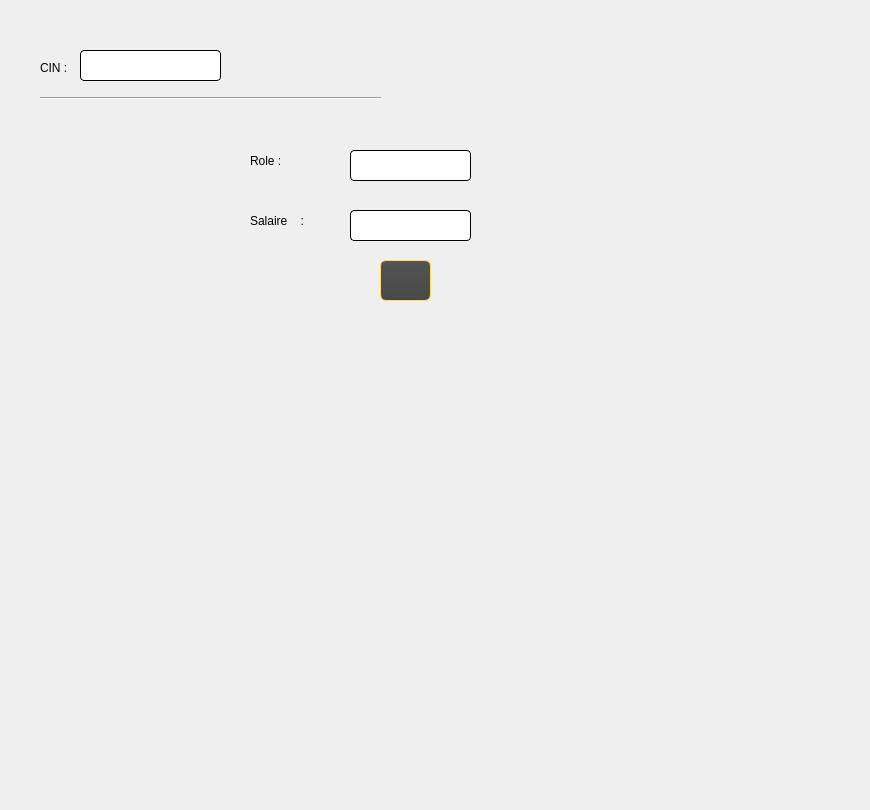
      <widget class="QWidget" name="tab_126">
       <attribute name="title">
        <string>Modifier un employé</string>
       </attribute>
       <widget class="QLabel" name="label_CinModification_4">
        <property name="geometry">
         <rect>
          <x>40</x>
          <y>60</y>
          <width>56</width>
          <height>16</height>
         </rect>
        </property>
        <property name="styleSheet">
         <string notr="true">font: 87 8pt &quot;Segoe UI Black&quot;;</string>
        </property>
        <property name="text">
         <string>CIN :</string>
        </property>
       </widget>
       <widget class="QLineEdit" name="lineEdit_CinModification_4">
        <property name="geometry">
         <rect>
          <x>80</x>
          <y>50</y>
          <width>141</width>
          <height>31</height>
         </rect>
        </property>
        <property name="styleSheet">
         <string notr="true">QLineEdit {
background-color: #ffffff;
border: 1px solid #000000;
border-radius: 4px;
padding: 4px;
}

QLineEdit:hover {
border-color: #1e90ff;
}

QLineEdit:focus {
border-color: #1e90ff;
}</string>
        </property>
       </widget>
       <widget class="QLineEdit" name="lineEdit_PosteModification_4">
        <property name="geometry">
         <rect>
          <x>350</x>
          <y>150</y>
          <width>121</width>
          <height>31</height>
         </rect>
        </property>
        <property name="styleSheet">
         <string notr="true">QLineEdit {
background-color: #ffffff;
border: 1px solid #000000;
border-radius: 4px;
padding: 4px;
}

QLineEdit:hover {
border-color: #1e90ff;
}

QLineEdit:focus {
border-color: #1e90ff;
}</string>
        </property>
       </widget>
       <widget class="QLabel" name="label_PosteModification_4">
        <property name="geometry">
         <rect>
          <x>250</x>
          <y>150</y>
          <width>71</width>
          <height>21</height>
         </rect>
        </property>
        <property name="styleSheet">
         <string notr="true">font: 87 8pt &quot;Segoe UI Black&quot;;</string>
        </property>
        <property name="text">
         <string>Role :</string>
        </property>
       </widget>
       <widget class="QLineEdit" name="lineEdit_SalaireModification_4">
        <property name="geometry">
         <rect>
          <x>350</x>
          <y>210</y>
          <width>121</width>
          <height>31</height>
         </rect>
        </property>
        <property name="styleSheet">
         <string notr="true">QLineEdit {
background-color: #ffffff;
border: 1px solid #000000;
border-radius: 4px;
padding: 4px;
}

QLineEdit:hover {
border-color: #1e90ff;
}

QLineEdit:focus {
border-color: #1e90ff;
}</string>
        </property>
       </widget>
       <widget class="QLabel" name="label_159">
        <property name="geometry">
         <rect>
          <x>250</x>
          <y>210</y>
          <width>71</width>
          <height>21</height>
         </rect>
        </property>
        <property name="styleSheet">
         <string notr="true">font: 87 8pt &quot;Segoe UI Black&quot;;</string>
        </property>
        <property name="text">
         <string>Salaire    :</string>
        </property>
       </widget>
       <widget class="QPushButton" name="pushButton_ModifierEmploye_4">
        <property name="geometry">
         <rect>
          <x>380</x>
          <y>260</y>
          <width>51</width>
          <height>41</height>
         </rect>
        </property>
        <property name="styleSheet">
         <string notr="true">QToolTip
{
     border: 1px solid blue;
     background-color: #ffffff;
     padding: 1px;
     border-radius: 3px;
     opacity: 100;
}

QWidget
{
    color: #b1b1b1;
    background-color: #ffffff;
}

QWidget:item:hover
{
    background-color: QLinearGradient( x1: 0, y1: 0, x2: 0, y2: 1, stop: 0 #ffffff, stop: 1 #ffffff);
    color: #ffffff;
}

QWidget:item:selected
{
    background-color: QLinearGradient( x1: 0, y1: 0, x2: 0, y2: 1, stop: 0 #ffde59, stop: 1 #ffde59);
}

QMenuBar::item
{
    background: transparent;
}

QMenuBar::item:selected
{
    background: transparent;
    border: 1px solid #ffaa00;
}

QMenuBar::item:pressed
{
    background: #ffde59;
    border: 1px solid #000;
    background-color: QLinearGradient(
        x1:0, y1:0,
        x2:0, y2:1,
        stop:1 #212121,
        stop:0.4 #343434/*,
        stop:0.2 #343434,
        stop:0.1 #ffaa00*/
    );
    margin-bottom:-1px;
    padding-bottom:1px;
}

QMenu
{
    border: 1px solid #000;
}

QMenu::item
{
    padding: 2px 20px 2px 20px;
}

QMenu::item:selected
{
    color: #000000;
}

QWidget:disabled
{
    color: #404040;
    background-color: #323232;
}

QAbstractItemView
{
    background-color: QLinearGradient( x1: 0, y1: 0, x2: 0, y2: 1, stop: 0 #4d4d4d, stop: 0.1 #646464, stop: 1 #5d5d5d);
}

QWidget:focus
{
    /*border: 2px solid QLinearGradient( x1: 0, y1: 0, x2: 0, y2: 1, stop: 0 #ffa02f, stop: 1 #d7801a);*/
}

QLineEdit
{
    background-color: QLinearGradient( x1: 0, y1: 0, x2: 0, y2: 1, stop: 0 #4d4d4d, stop: 0 #646464, stop: 1 #5d5d5d);
    padding: 1px;
    border-style: solid;
    border: 1px solid #1e1e1e;
    border-radius: 5;
}

QPushButton
{
    color: #b1b1b1;
    background-color: QLinearGradient( x1: 0, y1: 0, x2: 0, y2: 1, stop: 0 #565656, stop: 0.1 #525252, stop: 0.5 #4e4e4e, stop: 0.9 #4a4a4a, stop: 1 #464646);
    border-width: 1px;
    border-color: #ffde59;
    border-style: solid;
    border-radius: 6;
    padding: 3px;
    font-size: 12px;
    padding-left: 5px;
    padding-right: 5px;
}

QPushButton:pressed
{
    background-color: QLinearGradient( x1: 0, y1: 0, x2: 0, y2: 1, stop: 0 #2d2d2d, stop: 0.1 #2b2b2b, stop: 0.5 #292929, stop: 0.9 #282828, stop: 1 #252525);
}

QComboBox
{
    selection-background-color: #ffaa00;
    background-color: QLinearGradient( x1: 0, y1: 0, x2: 0, y2: 1, stop: 0 #565656, stop: 0.1 #525252, stop: 0.5 #4e4e4e, stop: 0.9 #4a4a4a, stop: 1 #464646);
    border-style: solid;
    border: 1px solid #1e1e1e;
    border-radius: 5;
}

QComboBox:hover,QPushButton:hover
{
    border: 2px solid QLinearGradient( x1: 0, y1: 0, x2: 0, y2: 1, stop: 0 #ffa02f, stop: 1 #d7801a);
}


QComboBox:on
{
    padding-top: 3px;
    padding-left: 4px;
    background-color: QLinearGradient( x1: 0, y1: 0, x2: 0, y2: 1, stop: 0 #2d2d2d, stop: 0.1 #2b2b2b, stop: 0.5 #292929, stop: 0.9 #282828, stop: 1 #252525);
    selection-background-color: #ffaa00;
}

QComboBox QAbstractItemView
{
    border: 2px solid darkgray;
    selection-background-color: QLinearGradient( x1: 0, y1: 0, x2: 0, y2: 1, stop: 0 #ffa02f, stop: 1 #d7801a);
}

QComboBox::drop-down
{
     subcontrol-origin: padding;
     subcontrol-position: top right;
     width: 15px;

     border-left-width: 0px;
     border-left-color: darkgray;
     border-left-style: solid; /* just a single line */
     border-top-right-radius: 3px; /* same radius as the QComboBox */
     border-bottom-right-radius: 3px;
 }

QComboBox::down-arrow
{
     image: url(:/down_arrow.png);
}

QGroupBox:focus
{
border: 2px solid QLinearGradient( x1: 0, y1: 0, x2: 0, y2: 1, stop: 0 #ffa02f, stop: 1 #d7801a);
}

QTextEdit:focus
{
    border: 2px solid QLinearGradient( x1: 0, y1: 0, x2: 0, y2: 1, stop: 0 #ffa02f, stop: 1 #d7801a);
}

QScrollBar:horizontal {
     border: 1px solid #222222;
     background: QLinearGradient( x1: 0, y1: 0, x2: 0, y2: 1, stop: 0.0 #ffde59, stop: 0.2 #ffde59, stop: 1 #ffde59);
     height: 7px;
     margin: 0px 16px 0 16px;
}

QScrollBar::handle:horizontal
{
      background: QLinearGradient( x1: 0, y1: 0, x2: 1, y2: 0, stop: 0 #ffde59, stop: 0.5 #ffde59, stop: 1 #ffde59);
      min-height: 20px;
      border-radius: 2px;
}

QScrollBar::add-line:horizontal {
      border: 1px solid #1b1b19;
      border-radius: 2px;
      background: QLinearGradient( x1: 0, y1: 0, x2: 1, y2: 0, stop: 0 #ffde59, stop: 1 #ffde59);
      width: 14px;
      subcontrol-position: right;
      subcontrol-origin: margin;
}

QScrollBar::sub-line:horizontal {
      border: 1px solid #1b1b19;
      border-radius: 2px;
      background: QLinearGradient( x1: 0, y1: 0, x2: 1, y2: 0, stop: 0 #ffa02f, stop: 1 #d7801a);
      width: 14px;
     subcontrol-position: left;
     subcontrol-origin: margin;
}

QScrollBar::right-arrow:horizontal, QScrollBar::left-arrow:horizontal
{
      border: 1px solid black;
      width: 1px;
      height: 1px;
      background: white;
}

QScrollBar::add-page:horizontal, QScrollBar::sub-page:horizontal
{
      background: none;
}

QScrollBar:vertical
{
      background: QLinearGradient( x1: 0, y1: 0, x2: 1, y2: 0, stop: 0.0 #ffde59, stop: 0.2 #282828, stop: 1 #484848);
      width: 7px;
      margin: 16px 0 16px 0;
      border: 1px solid #222222;
}

QScrollBar::handle:vertical
{
      background: QLinearGradient( x1: 0, y1: 0, x2: 0, y2: 1, stop: 0 #ffde59, stop: 0.5 #d7801a, stop: 1 #ffde59);
      min-height: 20px;
      border-radius: 2px;
}

QScrollBar::add-line:vertical
{
      border: 1px solid #1b1b19;
      border-radius: 2px;
      background: QLinearGradient( x1: 0, y1: 0, x2: 0, y2: 1, stop: 0 #ffde59, stop: 1 #ffde59);
      height: 14px;
      subcontrol-position: bottom;
      subcontrol-origin: margin;
}

QScrollBar::sub-line:vertical
{
      border: 1px solid #1b1b19;
      border-radius: 2px;
      background: QLinearGradient( x1: 0, y1: 0, x2: 0, y2: 1, stop: 0 #ffde59, stop: 1 #ffde59);
      height: 14px;
      subcontrol-position: top;
      subcontrol-origin: margin;
}

QScrollBar::up-arrow:vertical, QScrollBar::down-arrow:vertical
{
      border: 1px solid black;
      width: 1px;
      height: 1px;
      background: white;
}


QScrollBar::add-page:vertical, QScrollBar::sub-page:vertical
{
      background: none;
}

QTextEdit
{
    background-color: #242424;
}

QPlainTextEdit
{
    background-color: #242424;
}

QHeaderView::section
{
    background-color: QLinearGradient(x1:0, y1:0, x2:0, y2:1, stop:0 #616161, stop: 0.5 #505050, stop: 0.6 #434343, stop:1 #656565);
    color: white;
    padding-left: 4px;
    border: 1px solid #6c6c6c;
}

QCheckBox:disabled
{
color: #414141;
}

QDockWidget::title
{
    text-align: center;
    spacing: 3px; /* spacing between items in the tool bar */
    background-color: QLinearGradient(x1:0, y1:0, x2:0, y2:1, stop:0 #323232, stop: 0.5 #242424, stop:1 #323232);
}

QDockWidget::close-button, QDockWidget::float-button
{
    text-align: center;
    spacing: 1px; /* spacing between items in the tool bar */
    background-color: QLinearGradient(x1:0, y1:0, x2:0, y2:1, stop:0 #323232, stop: 0.5 #242424, stop:1 #323232);
}

QDockWidget::close-button:hover, QDockWidget::float-button:hover
{
    background: #242424;
}

QDockWidget::close-button:pressed, QDockWidget::float-button:pressed
{
    padding: 1px -1px -1px 1px;
}

QMainWindow::separator
{
    background-color: QLinearGradient(x1:0, y1:0, x2:0, y2:1, stop:0 #161616, stop: 0.5 #151515, stop: 0.6 #212121, stop:1 #343434);
    color: white;
    padding-left: 4px;
    border: 1px solid #4c4c4c;
    spacing: 3px; /* spacing between items in the tool bar */
}

QMainWindow::separator:hover
{

    background-color: QLinearGradient(x1:0, y1:0, x2:0, y2:1, stop:0 #d7801a, stop:0.5 #b56c17 stop:1 #ffa02f);
    color: white;
    padding-left: 4px;
    border: 1px solid #6c6c6c;
    spacing: 3px; /* spacing between items in the tool bar */
}

QToolBar::handle
{
     spacing: 3px; /* spacing between items in the tool bar */
     background: url(:/images/handle.png);
}

QMenu::separator
{
    height: 2px;
    background-color: QLinearGradient(x1:0, y1:0, x2:0, y2:1, stop:0 #161616, stop: 0.5 #151515, stop: 0.6 #212121, stop:1 #343434);
    color: white;
    padding-left: 4px;
    margin-left: 10px;
    margin-right: 5px;
}

QProgressBar
{
    border: 2px solid grey;
    border-radius: 5px;
    text-align: center;
}

QProgressBar::chunk
{
    background-color: #ffde59;
    width: 2.15px;
    margin: 0.5px;
}

QTabBar::tab {
    color: #ffde59;
    border: 1px solid #444;
    border-bottom-style: none;
    background-color: #323232;
    padding-left: 10px;
    padding-right: 10px;
    padding-top: 3px;
    padding-bottom: 2px;
    margin-right: -1px;
}

QTabWidget::pane {
    border: 1px solid #444;
    top: 1px;
}

QTabBar::tab:last
{
    margin-right: 0; /* the last selected tab has nothing to overlap with on the right */
    border-top-right-radius: 3px;
}

QTabBar::tab:first:!selected
{
 margin-left: 0px; /* the last selected tab has nothing to overlap with on the right */


    border-top-left-radius: 3px;
}

QTabBar::tab:!selected
{
    color: #b1b1b1;
    border-bottom-style: solid;
    margin-top: 3px;
    background-color: QLinearGradient(x1:0, y1:0, x2:0, y2:1, stop:1 #212121, stop:.4 #343434);
}

QTabBar::tab:selected
{
    border-top-left-radius: 3px;
    border-top-right-radius: 3px;
    margin-bottom: 0px;
}

QTabBar::tab:!selected:hover
{
    /*border-top: 2px solid #ffaa00;
    padding-bottom: 3px;*/
    border-top-left-radius: 3px;
    border-top-right-radius: 3px;
    background-color: QLinearGradient(x1:0, y1:0, x2:0, y2:1, stop:1 #212121, stop:0.4 #343434, stop:0.2 #343434, stop:0.1 #ffaa00);
}

QRadioButton::indicator:checked, QRadioButton::indicator:unchecked{
    color: #b1b1b1;
    background-color: #323232;
    border: 1px solid #b1b1b1;
    border-radius: 6px;
}

QRadioButton::indicator:checked
{
    background-color: qradialgradient(
        cx: 0.5, cy: 0.5,
        fx: 0.5, fy: 0.5,
        radius: 1.0,
        stop: 0.25 #ffaa00,
        stop: 0.3 #323232
    );
}

QCheckBox::indicator{
    color: #b1b1b1;
    background-color: #323232;
    border: 1px solid #b1b1b1;
    width: 9px;
    height: 9px;
}

QRadioButton::indicator
{
    border-radius: 6px;
}

QRadioButton::indicator:hover, QCheckBox::indicator:hover
{
    border: 1px solid #ffaa00;
}

QCheckBox::indicator:checked
{
    image:url(:/images/checkbox.png);
}

QCheckBox::indicator:disabled, QRadioButton::indicator:disabled
{
    border: 1px solid #444;
}
</string>
        </property>
        <property name="text">
         <string/>
        </property>
        <property name="icon">
         <iconset>
          <normaloff>../../../Downloads/Desktop-App-master/Desktop-App-master/C/image/3.png</normaloff>../../../Downloads/Desktop-App-master/Desktop-App-master/C/image/3.png</iconset>
        </property>
        <property name="iconSize">
         <size>
          <width>50</width>
          <height>50</height>
         </size>
        </property>
       </widget>
       <widget class="Line" name="line_8">
        <property name="geometry">
         <rect>
          <x>40</x>
          <y>90</y>
          <width>341</width>
          <height>16</height>
         </rect>
        </property>
        <property name="orientation">
         <enum>Qt::Horizontal</enum>
        </property>
       </widget>
       <widget class="QLabel" name="label_210">
        <property name="geometry">
         <rect>
          <x>-20</x>
          <y>-100</y>
          <width>861</width>
          <height>801</height>
         </rect>
        </property>
        <property name="text">
         <string/>
        </property>
        <property name="pixmap">
         <pixmap resource="fond.qrc">:/Plan de travail 1@3x.png</pixmap>
        </property>
       </widget>
       <zorder>label_210</zorder>
       <zorder>label_CinModification_4</zorder>
       <zorder>lineEdit_CinModification_4</zorder>
       <zorder>lineEdit_PosteModification_4</zorder>
       <zorder>label_PosteModification_4</zorder>
       <zorder>lineEdit_SalaireModification_4</zorder>
       <zorder>label_159</zorder>
       <zorder>pushButton_ModifierEmploye_4</zorder>
       <zorder>line_8</zorder>
      </widget>
